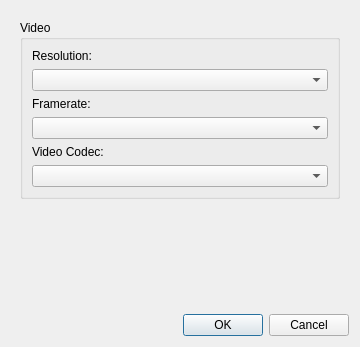
<?xml version="1.0" encoding="UTF-8"?>
<ui version="4.0">
 <class>VideoSettingsUi</class>
 <widget class="QDialog" name="VideoSettingsUi">
  <property name="geometry">
   <rect>
    <x>0</x>
    <y>0</y>
    <width>360</width>
    <height>347</height>
   </rect>
  </property>
  <property name="windowTitle">
   <string>Video Settings</string>
  </property>
  <layout class="QGridLayout" name="gridLayout_4">
   <item row="0" column="0">
    <widget class="QScrollArea" name="scrollArea">
     <property name="frameShape">
      <enum>QFrame::NoFrame</enum>
     </property>
     <property name="widgetResizable">
      <bool>true</bool>
     </property>
     <widget class="QWidget" name="scrollAreaWidgetContents">
      <property name="geometry">
       <rect>
        <x>0</x>
        <y>0</y>
        <width>342</width>
        <height>240</height>
       </rect>
      </property>
      <layout class="QGridLayout" name="gridLayout_3">
       <item row="0" column="0" rowspan="2">
        <widget class="QGroupBox" name="groupBox_2">
         <property name="title">
          <string>Video</string>
         </property>
         <layout class="QGridLayout" name="gridLayout_2">
          <item row="1" column="0" colspan="2">
           <widget class="QComboBox" name="videoResolutionBox"/>
          </item>
          <item row="0" column="0" colspan="2">
           <widget class="QLabel" name="label_8">
            <property name="text">
             <string>Resolution:</string>
            </property>
           </widget>
          </item>
          <item row="5" column="0" colspan="2">
           <widget class="QComboBox" name="videoCodecBox"/>
          </item>
          <item row="4" column="0" colspan="2">
           <widget class="QLabel" name="label_6">
            <property name="text">
             <string>Video Codec:</string>
            </property>
           </widget>
          </item>
          <item row="3" column="0" colspan="2">
           <widget class="QComboBox" name="videoFramerateBox"/>
          </item>
          <item row="2" column="0" colspan="2">
           <widget class="QLabel" name="label_9">
            <property name="text">
             <string>Framerate:</string>
            </property>
           </widget>
          </item>
         </layout>
        </widget>
       </item>
      </layout>
     </widget>
    </widget>
   </item>
   <item row="1" column="0">
    <spacer name="verticalSpacer">
     <property name="orientation">
      <enum>Qt::Vertical</enum>
     </property>
     <property name="sizeHint" stdset="0">
      <size>
       <width>20</width>
       <height>14</height>
      </size>
     </property>
    </spacer>
   </item>
   <item row="2" column="0">
    <widget class="QDialogButtonBox" name="buttonBox">
     <property name="orientation">
      <enum>Qt::Horizontal</enum>
     </property>
     <property name="standardButtons">
      <set>QDialogButtonBox::Cancel|QDialogButtonBox::Ok</set>
     </property>
    </widget>
   </item>
  </layout>
 </widget>
 <resources/>
 <connections>
  <connection>
   <sender>buttonBox</sender>
   <signal>accepted()</signal>
   <receiver>VideoSettingsUi</receiver>
   <slot>accept()</slot>
   <hints>
    <hint type="sourcelabel">
     <x>322</x>
     <y>272</y>
    </hint>
    <hint type="destinationlabel">
     <x>44</x>
     <y>230</y>
    </hint>
   </hints>
  </connection>
  <connection>
   <sender>buttonBox</sender>
   <signal>rejected()</signal>
   <receiver>VideoSettingsUi</receiver>
   <slot>reject()</slot>
   <hints>
    <hint type="sourcelabel">
     <x>405</x>
     <y>262</y>
    </hint>
    <hint type="destinationlabel">
     <x>364</x>
     <y>227</y>
    </hint>
   </hints>
  </connection>
 </connections>
</ui>
